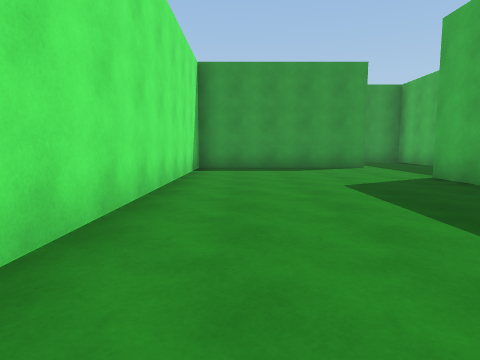
View 1 (above)

24 first-person views from a walk through a 3-D level made in the Unity game engine. The camera is 1.2 m above the floor, tilts 6° down and sees 75° across. The floor is counted in squares, 2 m on a side. Each view is taken from the middle of a square. On the plan, view 1 faces up. The plan holds only what a view shows up to about 9 squares ahead; the rest is blank. The place goes on beyond the plan. Surface patterns are stand-ins for the level's own textures.

View 2
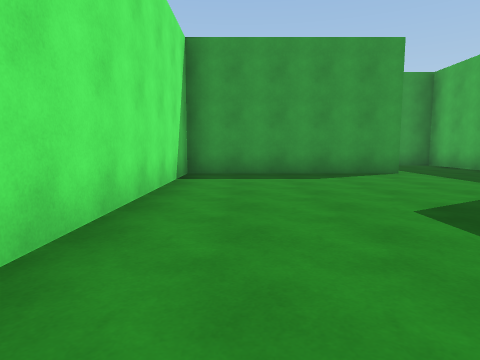

View 3
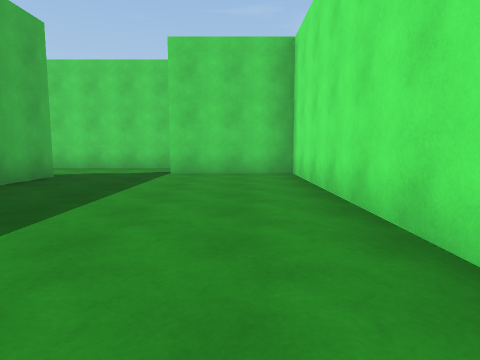

View 4
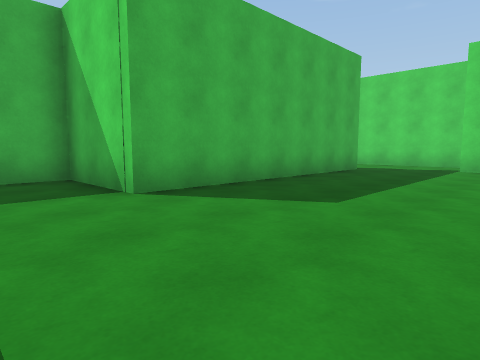

View 5
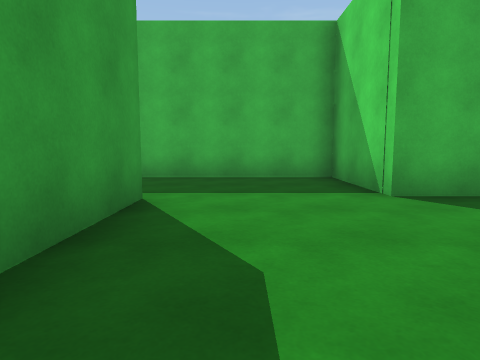

View 6
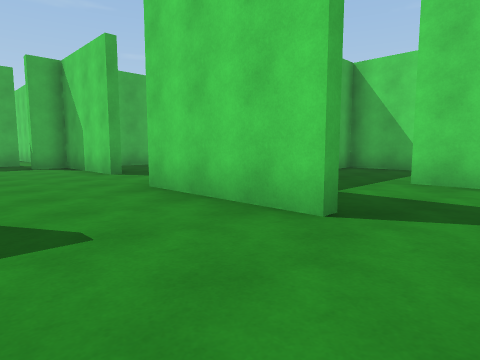

View 7
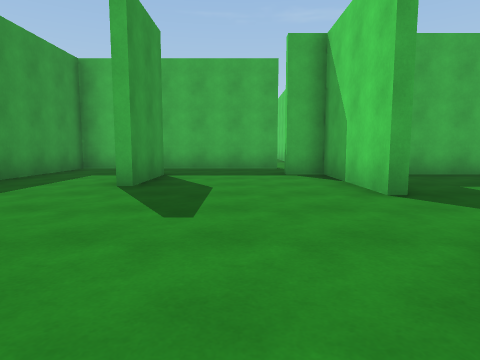

View 8
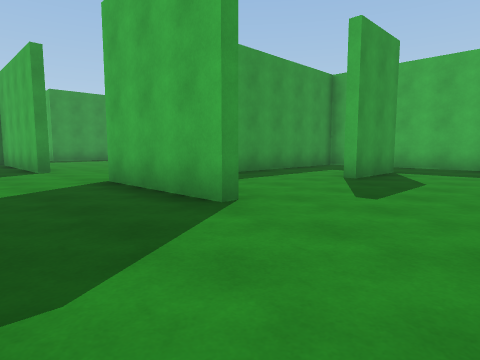

View 9
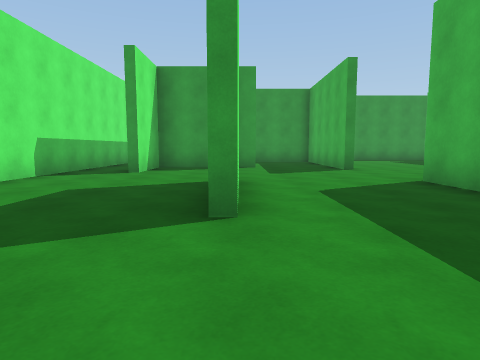

View 10
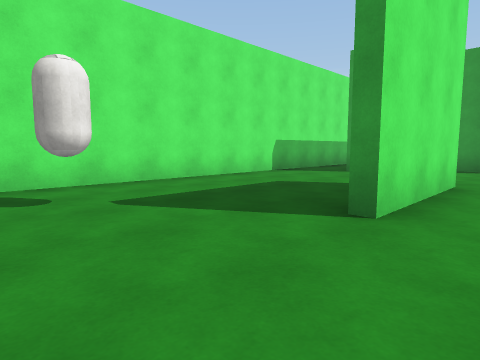

View 11
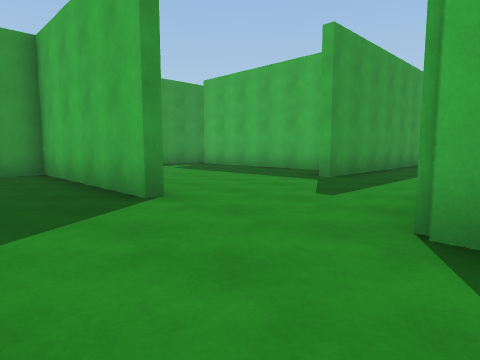

View 12
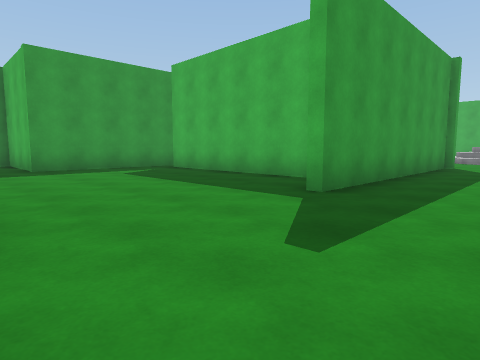

View 13
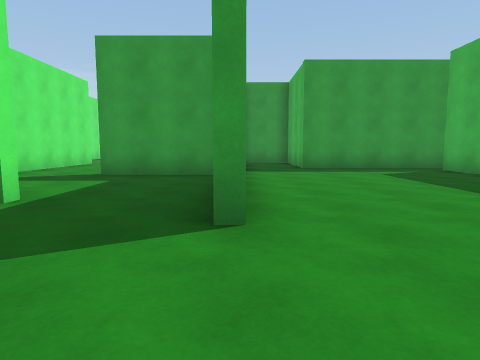

View 14
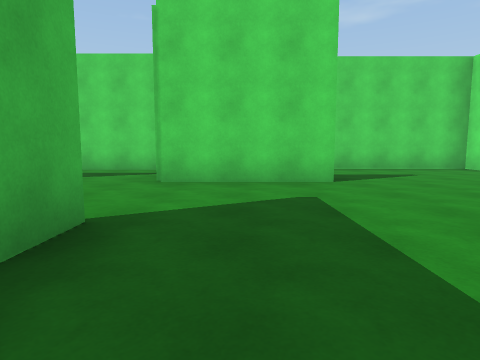

View 15
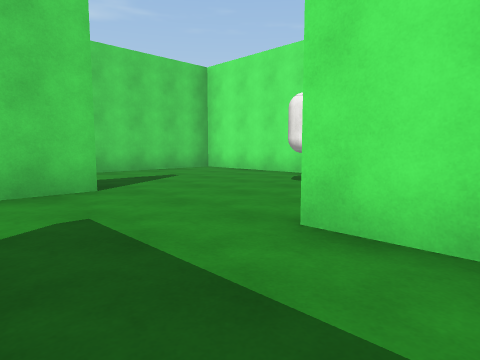

View 16
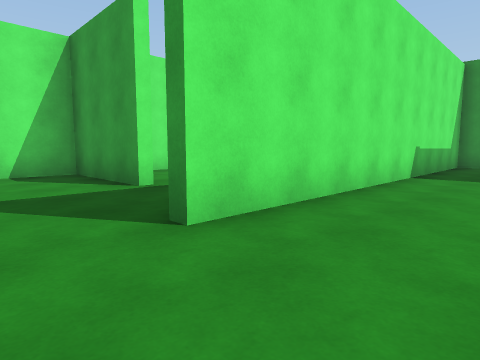

View 17
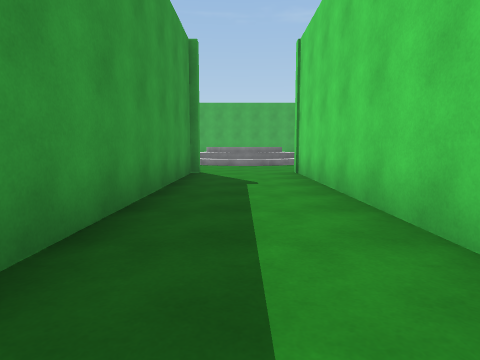

View 18
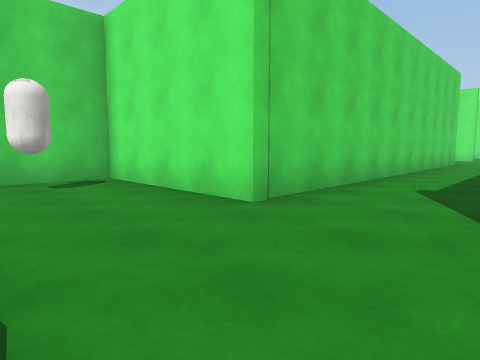

View 19
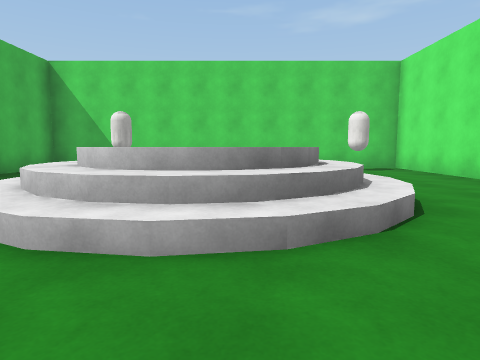

View 20
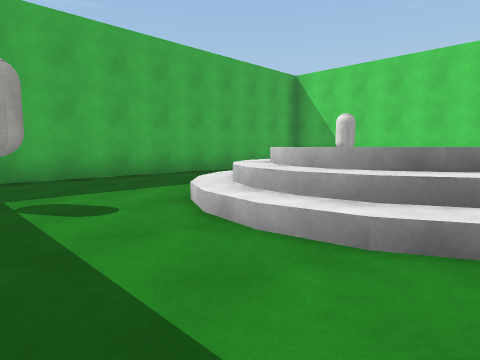

View 21
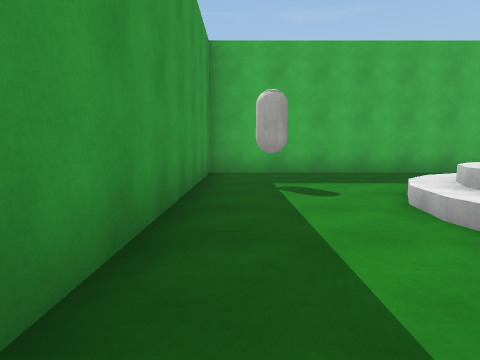

View 22
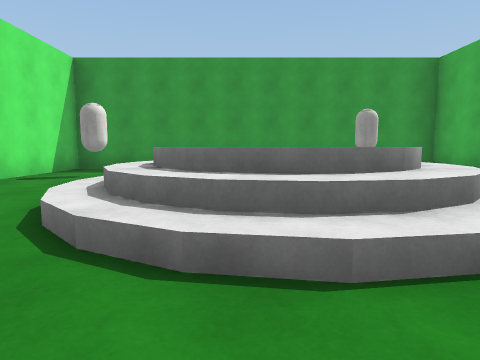

View 23
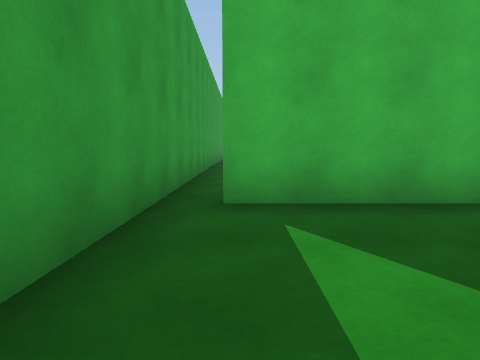

View 24
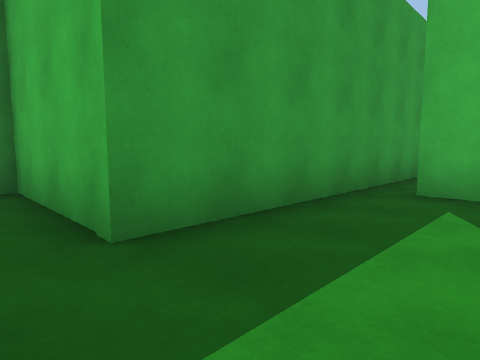

### Floor plan
Key: @ floor where view 1 was taken; # wall or solid block; x gap in a wall; . main floor; : floor 1.25 m higher than the main floor; / step, stairs or slope; C capsule.
Columns run from 1 left of view 1 to 26 right of it. Each row starts with its distance up from view 1.
 31        ###
 30        #.#
 29        #.#
 28  #..   #.##########
 27  #..   #....x....
 26  #..####....#
 25  #.....#....#    ###########
 24  #.....#....#    #. .......#
 23  # ....#....#    #.. ....C.#
 22 #####..#....#    #.C.////..#
 21 ##.........#######..//////.#
 20 #...................//  //.#
 19 #...................//::/  #
 18 #...#..###########...////  #
 17 #...#..# ......# #......   #
 16 #...#..#...##..# #.C  .  C #
 15 #..............# ###########
 14 #C.............#
 13 #..............#
 12 #....###..####
 11 #......#.....#
 10 #......#.....#
  9 #####..#### .#
  8 #......#
  7 #......#
  6 #....###
  5 #....#
  4 #....#
  3 #....#
  2 #....#
  1 #....#
  0 #@...#
 -1 ###...
 -2    ....
 -3    ####

Where each view was taken, in squares from view 1:
view 1: 0 up, 0 right, facing up
view 2: 2 up, 0 right, facing up
view 3: 6 up, 0 right, facing down
view 4: 8 up, 0 right, facing down-right
view 5: 8 up, 0 right, facing right
view 6: 15 up, 2 right, facing down-right
view 7: 14 up, 5 right, facing right
view 8: 13 up, 4 right, facing up-right
view 9: 13 up, 3 right, facing up
view 10: 13 up, 4 right, facing up-left
view 11: 18 up, 4 right, facing up-right
view 12: 19 up, 6 right, facing up-right
view 13: 19 up, 6 right, facing up
view 14: 18 up, 5 right, facing down
view 15: 17 up, 5 right, facing down-left
view 16: 20 up, 8 right, facing up-left
view 17: 20 up, 9 right, facing right
view 18: 21 up, 19 right, facing down-left
view 19: 24 up, 21 right, facing down
view 20: 24 up, 20 right, facing down-right
view 21: 24 up, 19 right, facing right
view 22: 16 up, 21 right, facing up
view 23: 27 up, 8 right, facing right
view 24: 26 up, 7 right, facing up-right
